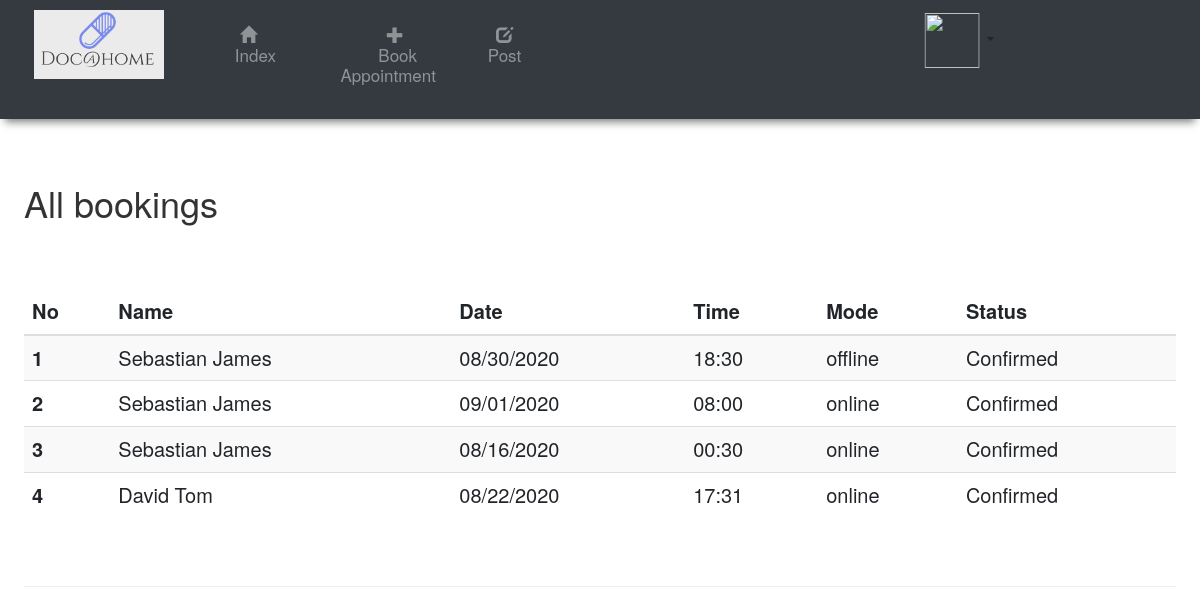
The page /UserviewAppointments (signed in) on the database its author committed.
### Main.py (models this page shows)
class Appointment(db.Model):
    id = db.Column(db.Integer, primary_key=True)
    docName = db.Column(db.String(50))
    department = db.Column(db.String(50))
    date = db.Column(db.Integer)
    time = db.Column(db.Integer)
    mode = db.Column(db.String(10))
    createdby_id = db.Column(db.Integer, db.ForeignKey('user.id'))
    createdby_name = db.Column(db.String(50))
    status = db.Column(db.String(50), default='Pending')

### Main.py (the view)
@app.route('/UserviewAppointments')
def UserviewAppointments():
    username = User.query.get(session['user']).username
    print(username)
    myAppointments = Appointment.query.filter_by(createdby_name=username).all()
    return render_template('UserviewAppointments.html', myAppointments=myAppointments)

### templates/UserviewAppointments.html (shortened to what this page needs)
{% extends "layout.html"%} {% block content%}
<h1>All bookings</h1>
<br><br>
<div class="row">
    <div class="col-12">
        <table class="table table-striped table-hover">
            <thead>
            <th scope="col">No</th>
            <th scope="col">Name</th>
            <th scope="col">Date</th>
            <th scope="col">Time</th>
            <th scope="col">Mode</th>
            <th scope="col">Status</th>
            </thead>
            <tbody>
            <tr>
                {% for i in myAppointments %}
                 <th scope="row">{{ loop.index }}</th>
                <td> {{i.docName}}</td>
                <td>{{i.date}}</td>
                <td>{{i.time}}</td>
                <td>{{i.mode}}</td>
                <td>{{i.status}}</td>
            </tr>
            {% endfor %}
            </tbody>
        </table>
    </div>
</div>
<br>
<hr>
{% endblock%}

### static/layout.css (style rules this page uses)
body { color: #1864ab; background-color:#f1f3f5; font-size:20px; }

### rows shown on the page
Appointment: docName "Sebastian James", date "08/30/2020", time "18:30", mode "offline", status "Confirmed"
Appointment: docName "Sebastian James", date "09/01/2020", time "08:00", mode "online", status "Confirmed"
Appointment: docName "Sebastian James", date "08/16/2020", time "00:30", mode "online", status "Confirmed"
Appointment: docName "David Tom", date "08/22/2020", time "17:31", mode "online", status "Confirmed"
